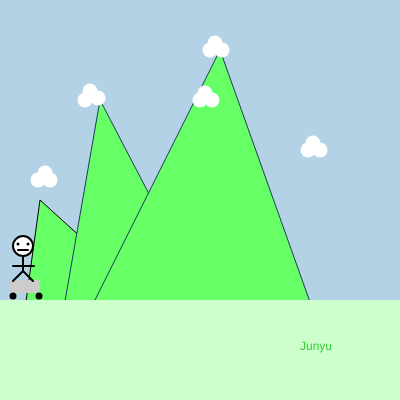
Frame 1 (no input)
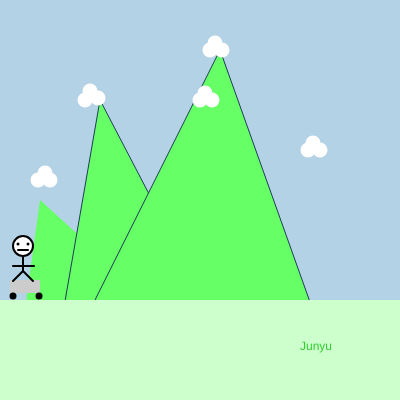
Frame 60 (no input)
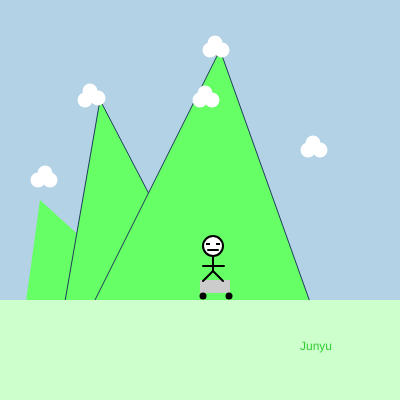
Frame 120 (the mouse pressed at the canvas centre since frame 60)

The p5.js sketch that drew these frames (run headless with seeded random() and noise() and a simulated clock; from frame 60 on, the mouse is pressed at the canvas centre):

// p5.js sketch
// ── sketch.js
// Project Title
// Your Name
// Date
//
// Extra for Experts:
// - describe what you did to take this project "above and beyond"

let x = 20;
let y = 300;

let x_2 = 296;
let x_1 = 300;

let mouthHeight = 0;

let backgroundColors = [ [180, 210, 230], [250, 200, 200], [200, 250, 200], [200, 200, 250], [255, 255, 180]  ];
let currentBgIndex = 0; // Current background index

let carColor;

function setup() {
  createCanvas(400, 400);
  carColor = color(205,204,204);
}


function Mountain()
{
  fill(102, 255, 102);
  triangle(x ,y + 45, x + 20, y - 100 ,x + 130,300);

  stroke(30, 60, 90);
  fill(102, 255, 102);
  triangle(x + 40,y + 30, x + 80, y - 200 ,x + 200,y + 30);
  triangle(x + 60, y + 30, x + 200, y - 250,x + 300, y + 30);
}


function drawsky()
{
  push();

  fill(255,255,255);
  noStroke();
  circle(x + 30, y - 120, 15);
  circle(x + 18, y - 120, 15);
  circle(x + 25, y - 127, 15);
  
  circle(x + 180, y - 200, 15);
  circle(x + 192, y - 200, 15);
  circle(x + 185, y - 207, 15);

  circle(x + 300, y - 150, 15);
  circle(x + 288, y - 150, 15);
  circle(x + 293, y - 157, 15);


  circle(x + 190, y - 250, 15);
  circle(x + 202, y - 250, 15);
  circle(x + 195, y - 257, 15);

  circle(x + 65, y - 200, 15);
  circle(x + 78, y - 202, 15);
  circle(x + 70, y - 209, 15);

  pop();
}


function car_and_person(move_1,move_2)
{
  push();
  fill(carColor);
  rect(move_1,move_2 - 16,30,13);
  fill(0,0,0);
  circle(move_1 + 3,move_2,7);
  circle(move_1 + 29,move_2,7);

  stroke(0);
  strokeWeight(2);
  fill(255);
  ellipse(move_1 + 13, move_2 - 50, 20, 20); // Head
  line(move_1 + 13, move_2 - 40, move_1 + 13, move_2 - 25); // Body
  line(move_1 + 3, move_2 - 30, move_1 + 24, move_2 - 30); // Arms
  line(move_1 + 13, move_2 - 25, move_1 + 3, move_2 - 15); // Left leg
  line(move_1 + 13, move_2 - 25, move_1 + 23, move_2 - 15); // Right leg
  
  fill(0);
  noStroke();

  if(mouseIsPressed && mouseButton === LEFT)
  {
    rect(move_1 + 6, move_2 - 53, 4, 2);
    rect(move_1 + 16, move_2 - 53, 4, 2);
  }
  else
  {
    ellipse(move_1 + 8, move_2 - 52, 3, 3); // Left eye
    ellipse(move_1 + 18, move_2 - 52, 3, 3); // Right eye
  }
  noFill();
  stroke(0);


  if (mouthHeight > 0) {
    arc(move_1 + 13, move_2 - 46, 10, mouthHeight, 0, PI); // Smile
  }

  else if(mouthHeight < 0)
  {
    arc(move_1 + 13, move_2 - 46, 10, abs(mouthHeight), PI, 0); // Frown/cry (upward)
  }

  else 
  {
    line(move_1 + 8, move_2 - 46, move_1 + 18, move_2 - 46); // Neutral mouth
  }

  pop();
}



function mouseWheel(event)
{
  if(event.delta > 0)
  {
    mouthHeight -= 2;
  }

  if(event.delta < 0)
  {
    mouthHeight += 2;
  }

  mouthHeight = constrain(mouthHeight, -5, 5);

}



function mousePressed() {
  if(mouseButton === CENTER) {
    currentBgIndex = (currentBgIndex + 1) % backgroundColors.length; // Cycle through background colors
  }
}
  
// keyboard events, press LEFT ARROW to change background color
function keyPressed() {
  if (key === ' ') {
    currentBgIndex = (currentBgIndex + 1) % backgroundColors.length;
  }

  if (key === 'c' || key === 'C') {
    carColor = color(random(255), random(255), random(255));
  }
}


function draw() {

  x_1 = constrain(mouseX, 10, width - 10);

  background(backgroundColors[currentBgIndex]);
  Mountain();
  drawsky();


  fill(204,255,204);
  noStroke();
  rect(0,300,400,250);

  car_and_person(x_1,x_2);
  
  fill('limegreen');
  text('Junyu', 300, 350);
}
